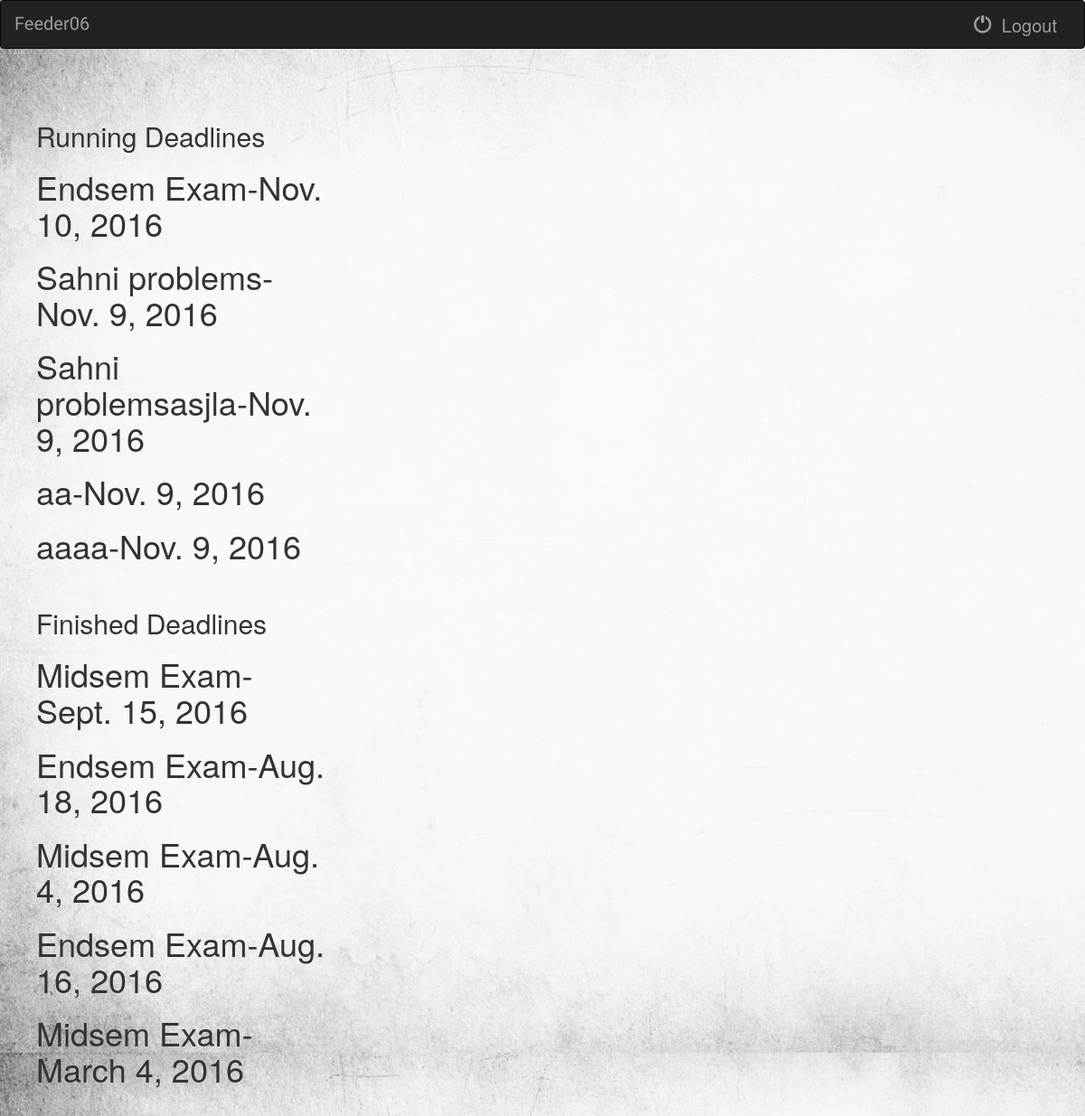
Before: /Feeder06/deadline/ (signed in) with the older database file.
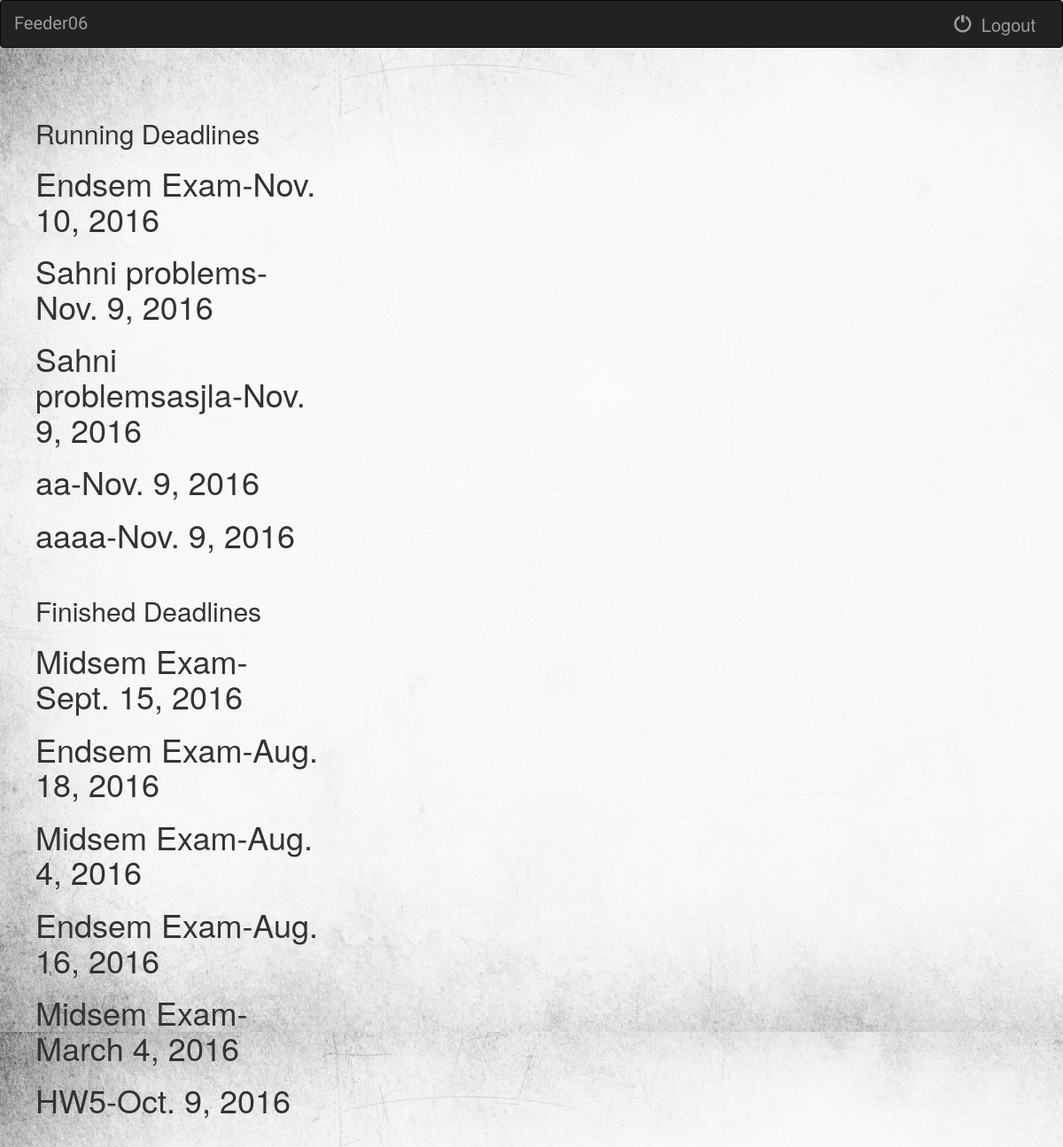
After: the same page with the newer database file.
### Feeder06/models.py (models this page shows, shortened)
class Deadline(models.Model):
    course = models.ForeignKey(Course, on_delete=models.CASCADE)
    name = models.CharField(max_length=512)
    deadline = models.DateField(max_length=50)
    running = models.BooleanField(default = True)

### Feeder06/views.py (the view)
@login_required
def deadline(request):
    deadline_list = Deadline.objects.all()
    context ={
        'deadline_list' : deadline_list,
    }
    for  d in deadline_list:
        if d.deadline < date.today():
            d.running = False
        else:
            d.running = True
    return render(request, 'Feeder06/Deadline.html', context)

### Feeder06/templates/Feeder06/Deadline.html
{% extends 'Feeder06/base.html' %}
{% block body %}
    <h2> Running Deadlines </h2>
    {% for d in deadline_list %}
        {% if d.running %}
            <h1>{{ d.name }}-{{ d.deadline }}</h1>
        {% endif %}
    {% endfor %}
    <br>
    <h2> Finished Deadlines </h2>
    {% for d in deadline_list %}
        {% if d.running == False %}
            <h1>{{ d.name }}-{{ d.deadline }}</h1>
        {% endif %}
    {% endfor %}
{% endblock %}

Changed rows visible on the page:
added Deadline: name "HW5", deadline "Oct. 9, 2016", shown under "Finished Deadlines"
